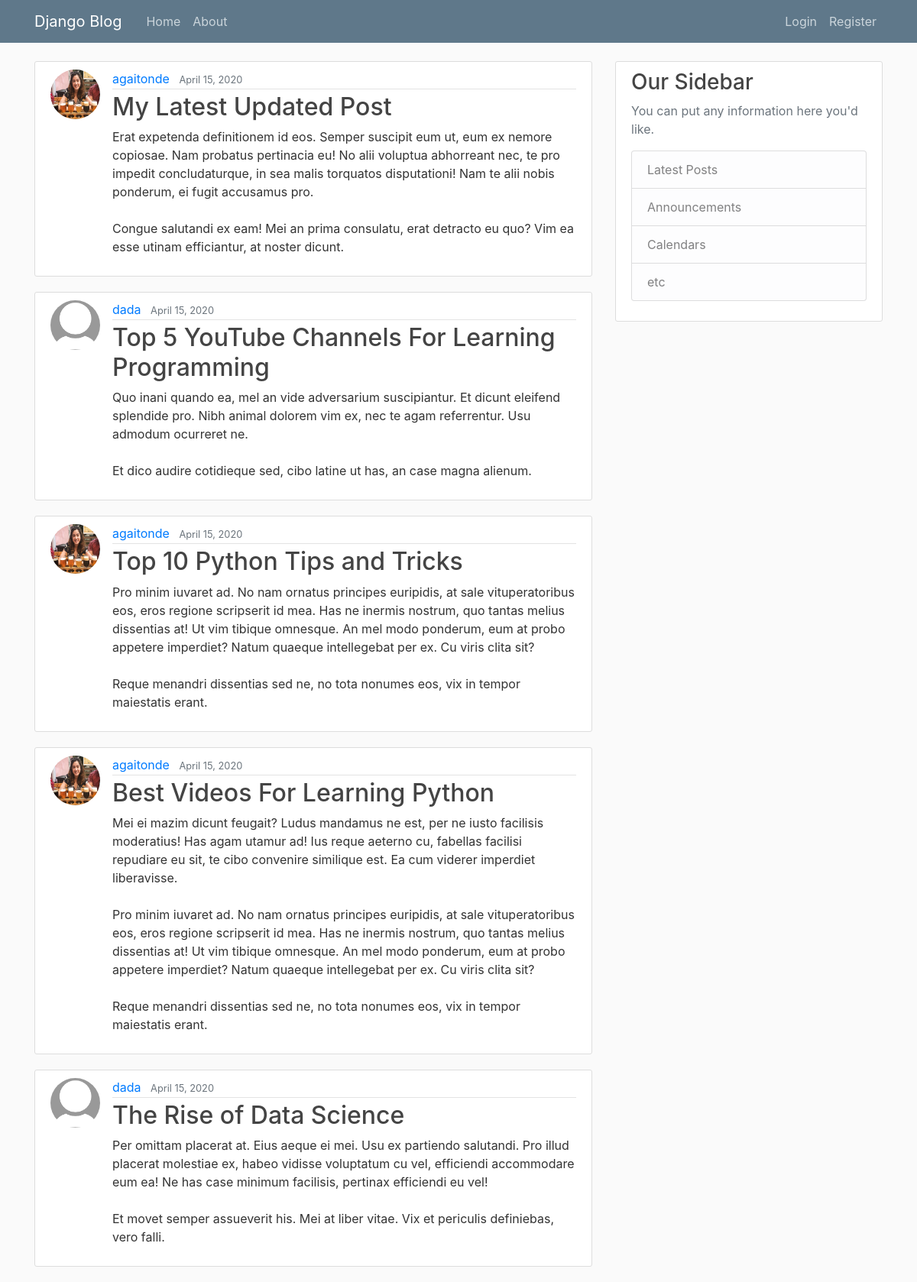
The page / on the database its author committed.
### main/models.py (models this page shows, shortened)
class Post(models.Model):
    title = models.CharField(max_length = 100) # Limited length title field
    content = models.TextField() # Unlimited length (multiple lines) text field
    date_posted = models.DateTimeField(default = timezone.now) # 'now' is a function within timezone, but we don't want to call it yet, hence no ()
    author = models.ForeignKey(User, on_delete = models.CASCADE) # Join to users table on authors field using foreign key mapping. on_delete arg means that if a user is deleted, their post is also deleted

### users/models.py (models this page shows, shortened)
class Profile(models.Model):
    user = models.OneToOneField(User, on_delete=models.CASCADE)
    image = models.ImageField(default='default.jpg', upload_to='profile_pics')

### main/views.py (the view)
# urls.py: path('', PostListView.as_view(), name='main-home'), # empty path within /main app redirects to homepage of main. Refer to this routing using name 'main-home'
class PostListView(ListView):
    model = Post
    template_name = 'main/home.html' # Override the template to search for, default = <app>/<model>_<viewtype>.html (main/post_list.html)
    context_object_name = 'posts' # Specify what variable name the objects in the list should be called, so they are looped as they were when using the function based view in the template
    ordering = ['-date_posted'] # Displays posts in chronological order, with most recent post on the top
    paginate_by = 5 # number of posts to display per page

### main/templates/main/home.html
{% extends 'main/base.html' %}
{% block content %}
    {% for post in posts %}
        <article class="media content-section">
            <img class="rounded-circle article-img" src="{{ post.author.profile.image.url }}">
            <div class="media-body">
                <div class="article-metadata">
                <a class="mr-2" href="#">{{ post.author }}</a>
                <small class="text-muted">{{ post.date_posted|date:"F d, Y" }}</small>
                </div>
                <h2><a class="article-title" href="{% url 'post-detail' post.id %}">{{ post.title }}</a></h2>
                <p class="article-content">{{ post.content }}</p>
            </div>
        </article>
    {% endfor %}
{% endblock content %}

### main/static/main/main.css (style rules this page uses)
body { background: #fafafa; color: #333333; margin-top: 5rem; }
h1, h2, h3, h4, h5, h6 { color: #444444; }
.content-section { background: #ffffff; padding: 10px 20px; border: 1px solid #dddddd; border-radius: 3px; margin-bottom: 20px; }
.article-title { color: #444444; }
.article-content { white-space: pre-line; }
.article-img { height: 65px; width: 65px; margin-right: 16px; }
.article-metadata { padding-bottom: 1px; margin-bottom: 4px; border-bottom: 1px solid #e3e3e3 }

### rows shown on the page
Post: author.profile.image (picture), author "agaitonde", date_posted "April 15, 2020", title "My Latest Updated Post", content "Erat expetenda definitionem id eos. Semper suscipit eum ut, eum ex nemore copiosae. Nam probatus pertinacia eu! No alii voluptua abhorreant nec, te pro impedit concludaturque, in sea malis torquatos disputationi! Nam te alii nobis ponderum, ei fugit accusamus pro. Congue salutandi ex eam! Mei an prima consulatu, erat detracto eu quo? Vim ea esse utinam efficiantur, at noster dicunt."
Post: author.profile.image (placeholder picture), author "dada", date_posted "April 15, 2020", title "Top 5 YouTube Channels For Learning Programming", content "Quo inani quando ea, mel an vide adversarium suscipiantur. Et dicunt eleifend splendide pro. Nibh animal dolorem vim ex, nec te agam referrentur. Usu admodum ocurreret ne. Et dico audire cotidieque sed, cibo latine ut has, an case magna alienum."
Post: author.profile.image (picture), author "agaitonde", date_posted "April 15, 2020", title "Top 10 Python Tips and Tricks", content "Pro minim iuvaret ad. No nam ornatus principes euripidis, at sale vituperatoribus eos, eros regione scripserit id mea. Has ne inermis nostrum, quo tantas melius dissentias at! Ut vim tibique omnesque. An mel modo ponderum, eum at probo appetere imperdiet? Natum quaeque intellegebat per ex. Cu viris clita sit? Reque menandri dissentias sed ne, no tota nonumes eos, vix in tempor maiestatis erant."
Post: author.profile.image (picture), author "agaitonde", date_posted "April 15, 2020", title "Best Videos For Learning Python", content "Mei ei mazim dicunt feugait? Ludus mandamus ne est, per ne iusto facilisis moderatius! Has agam utamur ad! Ius reque aeterno cu, fabellas facilisi repudiare eu sit, te cibo convenire similique est. Ea cum viderer imperdiet liberavisse. Pro minim iuvaret ad. No nam ornatus principes euripidis, at sale vituperatoribus eos, eros regione scripserit id mea. Has ne inermis nostrum, quo tantas melius dissentias at! Ut vim tibique omnesque. An mel modo ponderum, eum at probo appetere imperdiet? Natum quaeque intellegebat per ex. Cu viris clita sit? Reque menandri dissentias sed ne, no tota nonumes eos, vix in tempor maiestatis erant."
Post: author.profile.image (placeholder picture), author "dada", date_posted "April 15, 2020", title "The Rise of Data Science", content "Per omittam placerat at. Eius aeque ei mei. Usu ex partiendo salutandi. Pro illud placerat molestiae ex, habeo vidisse voluptatum cu vel, efficiendi accommodare eum ea! Ne has case minimum facilisis, pertinax efficiendi eu vel! Et movet semper assueverit his. Mei at liber vitae. Vix et periculis definiebas, vero falli."
